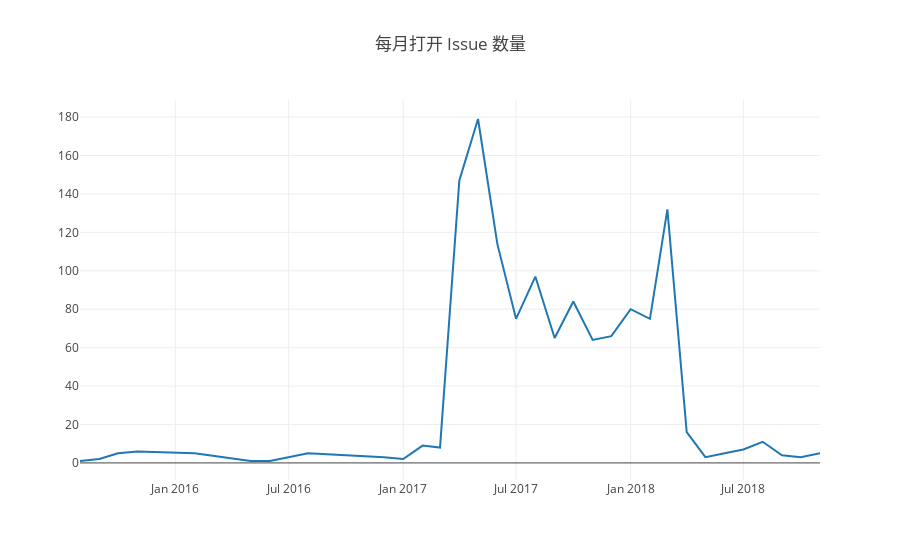

Write notebook code for a chart like this one.
### Markdown cell above
### 打开 issue

### Code cell
Promise.all(years.map(y=>{
    var q=`
    select toYear(issue_created_at) as issue_create_year, toMonth(issue_created_at)as issue_create_month,
        count(issue_number) as create_issue_number
    from github_log.year${y}
    where repo_id=${id}
        and type = 'IssuesEvent'
        and action = 'opened'
    group by (issue_create_year, issue_create_month)
    order by (issue_create_year, issue_create_month)`;
    return openDigger.driver.clickhouse.query(q);
})).then(data =>
        {var createIssueCount = [], months = [], issuetable =[];
        data.forEach(d=> {
        d.forEach(t => {
            createIssueCount.push(t.create_issue_number);
            months.push(t.issue_create_year + '-' + t.issue_create_month.toString().padStart(2, '0'));
            issuetable.push([t.issue_create_year + '-' + t.issue_create_month.toString().padStart(2, '0'),t.create_issue_number])
    });
        });
        openDigger.render.plotly([
        {x: months, y: createIssueCount, mode: 'scatter', name: '每月打开 Issue 数量'},
    ], {
        title: '每月打开 Issue 数量'
        ,yaxis2: { overlaying: 'y', side: 'right', anchor: 'x' }
    });
         console.table(issuetable);
});

### Figure 1 — Plotly figure (JSON) as saved in the notebook; plotly's stock layout.template omitted (floating-point values rounded to 4 significant figures)
{"data": [{"mode": "scatter", "name": "每月打开 Issue 数量", "x": ["2015-08", "2015-09", "2015-10", "2015-11", "2016-02", "2016-05", "2016-06", "2016-08", "2016-12", "2017-01", "2017-02", "2017-03", "2017-04", "2017-05", "2017-06", "2017-07", "2017-08", "2017-09", "2017-10", "2017-11", "2017-12", "2018-01", "2018-02", "2018-03", "2018-04", "2018-05", "2018-06", "2018-07", "2018-08", "2018-09", "2018-10", "2018-11"], "y": ["1", "2", "5", "6", "5", "1", "1", "5", "3", "2", "9", "8", "147", "179", "114", "75", "97", "65", "84", "64", "66", "80", "75", "132", "16", "3", "5", "7", "11", "4", "3", "5"]}], "layout": {"autosize": true, "title": {"text": "每月打开 Issue 数量"}, "xaxis": {"autorange": true, "range": ["2015-08-01", "2018-11-01"], "type": "date"}, "yaxis": {"autorange": true, "range": [-8.889, 188.9], "type": "linear"}, "yaxis2": {"anchor": "x", "overlaying": "y", "side": "right"}}}
